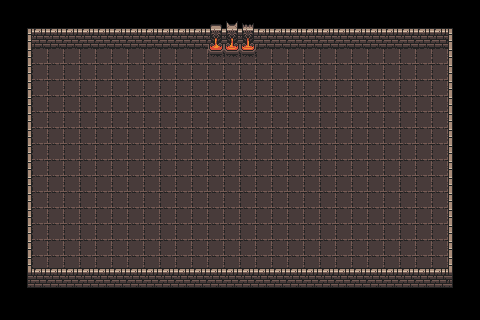

The image is a tile-based game level rendered from a .tmx file. Its description and complete source (layers, tilesets, objects, tile grids) follow:
An orthogonal 30x20 tile map with 16x16 px tiles, 2 tile layers (Floor, Walls).

<map version="1.10" tiledversion="1.10.2" orientation="orthogonal" renderorder="right-down" width="30" height="20" tilewidth="16" tileheight="16" infinite="0" nextlayerid="4" nextobjectid="1">
 <tileset firstgid="1" source="../Tilesets/0x72 Tileset.tsx" />
 <layer id="2" name="Floor" width="30" height="20">
  <data encoding="csv">
0,0,0,0,0,0,0,0,0,0,0,0,0,0,0,0,0,0,0,0,0,0,0,0,0,0,0,0,0,0,
0,0,0,0,0,0,0,0,0,0,0,0,0,0,0,0,0,0,0,0,0,0,0,0,0,0,0,0,0,0,
0,0,0,0,0,0,0,0,0,0,0,0,0,0,0,0,0,0,0,0,0,0,0,0,0,0,0,0,0,0,
0,0,130,130,130,130,130,130,130,130,130,130,130,69,70,71,130,130,130,130,130,130,130,130,130,130,130,130,0,0,
0,0,130,130,130,130,130,130,130,130,130,130,130,130,130,130,130,130,130,130,130,130,130,130,130,130,130,130,0,0,
0,0,130,130,130,130,130,130,130,130,130,130,130,130,130,130,130,130,130,130,130,130,130,130,130,130,130,130,0,0,
0,0,130,130,130,130,130,130,130,130,130,130,130,130,130,130,130,130,130,130,130,130,130,130,130,130,130,130,0,0,
0,0,130,130,130,130,130,130,130,130,130,130,130,130,130,130,130,130,130,130,130,130,130,130,130,130,130,130,0,0,
0,0,130,130,130,130,130,130,130,130,130,130,130,130,130,130,130,130,130,130,130,130,130,130,130,130,130,130,0,0,
0,0,130,130,130,130,130,130,130,130,130,130,130,130,130,130,130,130,130,130,130,130,130,130,130,130,130,130,0,0,
0,0,130,130,130,130,130,130,130,130,130,130,130,130,130,130,130,130,130,130,130,130,130,130,130,130,130,130,0,0,
0,0,130,130,130,130,130,130,130,130,130,130,130,130,130,130,130,130,130,130,130,130,130,130,130,130,130,130,0,0,
0,0,130,130,130,130,130,130,130,130,130,130,130,130,130,130,130,130,130,130,130,130,130,130,130,130,130,130,0,0,
0,0,130,130,130,130,130,130,130,130,130,130,130,130,130,130,130,130,130,130,130,130,130,130,130,130,130,130,0,0,
0,0,130,130,130,130,130,130,130,130,130,130,130,130,130,130,130,130,130,130,130,130,130,130,130,130,130,130,0,0,
0,0,130,130,130,130,130,130,130,130,130,130,130,130,130,130,130,130,130,130,130,130,130,130,130,130,130,130,0,0,
0,0,130,130,130,130,130,130,130,130,130,130,130,130,130,130,130,130,130,130,130,130,130,130,130,130,130,130,0,0,
0,0,0,0,0,0,0,0,0,0,0,0,0,0,0,0,0,0,0,0,0,0,0,0,0,0,0,0,0,0,
0,0,0,0,0,0,0,0,0,0,0,0,0,0,0,0,0,0,0,0,0,0,0,0,0,0,0,0,0,0,
0,0,0,0,0,0,0,0,0,0,0,0,0,0,0,0,0,0,0,0,0,0,0,0,0,0,0,0,0,0
</data>
 </layer>
 <layer id="3" name="Walls" width="30" height="20">
  <data encoding="csv">
0,0,0,0,0,0,0,0,0,0,0,0,0,0,0,0,0,0,0,0,0,0,0,0,0,0,0,0,0,0,
0,257,3,3,3,3,3,3,3,3,3,3,3,5,6,7,3,3,3,3,3,3,3,3,3,3,3,3,258,0,
0,289,35,35,35,35,35,35,35,35,35,35,35,37,38,39,35,35,35,35,35,35,35,35,35,35,35,35,290,0,
0,289,0,0,0,0,0,0,0,0,0,0,0,0,0,0,0,0,0,0,0,0,0,0,0,0,0,0,290,0,
0,289,0,0,0,0,0,0,0,0,0,0,0,0,0,0,0,0,0,0,0,0,0,0,0,0,0,0,290,0,
0,289,0,0,0,0,0,0,0,0,0,0,0,0,0,0,0,0,0,0,0,0,0,0,0,0,0,0,290,0,
0,289,0,0,0,0,0,0,0,0,0,0,0,0,0,0,0,0,0,0,0,0,0,0,0,0,0,0,290,0,
0,289,0,0,0,0,0,0,0,0,0,0,0,0,0,0,0,0,0,0,0,0,0,0,0,0,0,0,290,0,
0,289,0,0,0,0,0,0,0,0,0,0,0,0,0,0,0,0,0,0,0,0,0,0,0,0,0,0,290,0,
0,289,0,0,0,0,0,0,0,0,0,0,0,0,0,0,0,0,0,0,0,0,0,0,0,0,0,0,290,0,
0,289,0,0,0,0,0,0,0,0,0,0,0,0,0,0,0,0,0,0,0,0,0,0,0,0,0,0,290,0,
0,289,0,0,0,0,0,0,0,0,0,0,0,0,0,0,0,0,0,0,0,0,0,0,0,0,0,0,290,0,
0,289,0,0,0,0,0,0,0,0,0,0,0,0,0,0,0,0,0,0,0,0,0,0,0,0,0,0,290,0,
0,289,0,0,0,0,0,0,0,0,0,0,0,0,0,0,0,0,0,0,0,0,0,0,0,0,0,0,290,0,
0,289,0,0,0,0,0,0,0,0,0,0,0,0,0,0,0,0,0,0,0,0,0,0,0,0,0,0,290,0,
0,289,0,0,0,0,0,0,0,0,0,0,0,0,0,0,0,0,0,0,0,0,0,0,0,0,0,0,290,0,
0,289,3,3,3,3,3,3,3,3,3,3,3,3,3,3,3,3,3,3,3,3,3,3,3,3,3,3,290,0,
0,321,35,35,35,35,35,35,35,35,35,35,35,35,35,35,35,35,35,35,35,35,35,35,35,35,35,35,322,0,
0,0,0,0,0,0,0,0,0,0,0,0,0,0,0,0,0,0,0,0,0,0,0,0,0,0,0,0,0,0,
0,0,0,0,0,0,0,0,0,0,0,0,0,0,0,0,0,0,0,0,0,0,0,0,0,0,0,0,0,0
</data>
 </layer>
</map>
